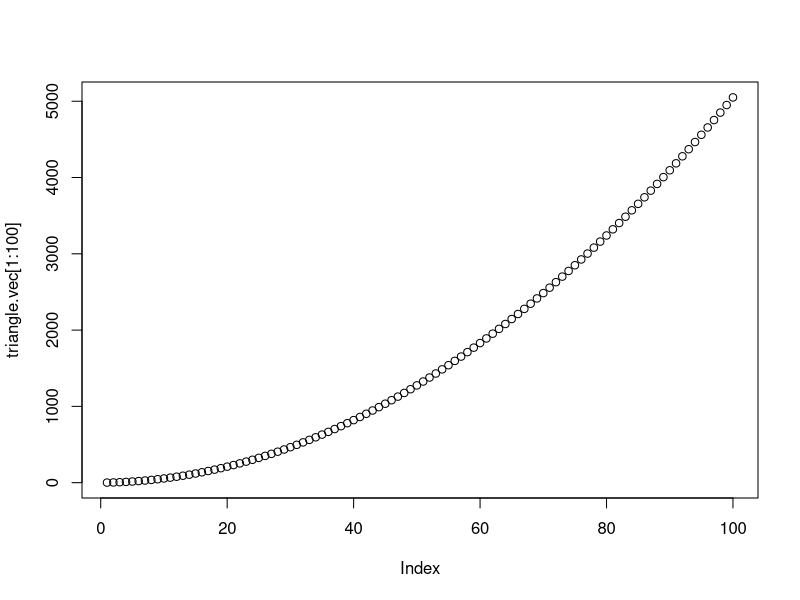
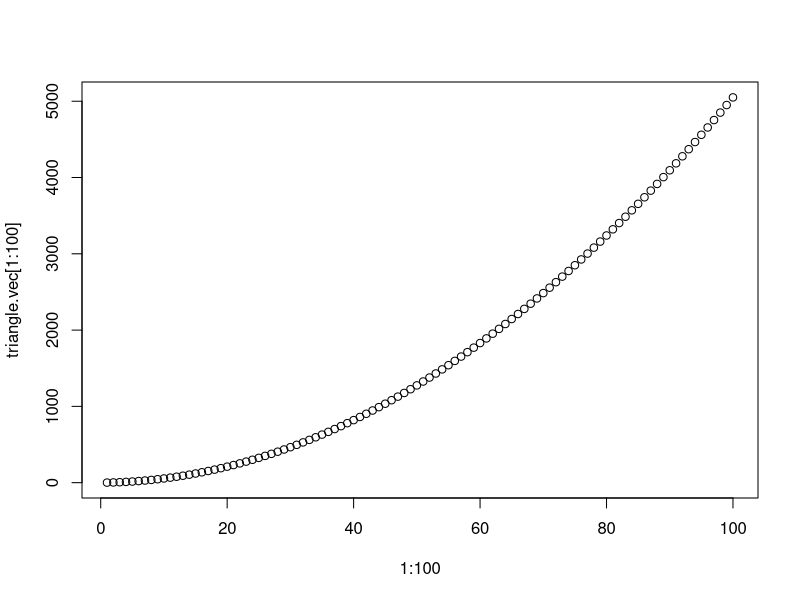
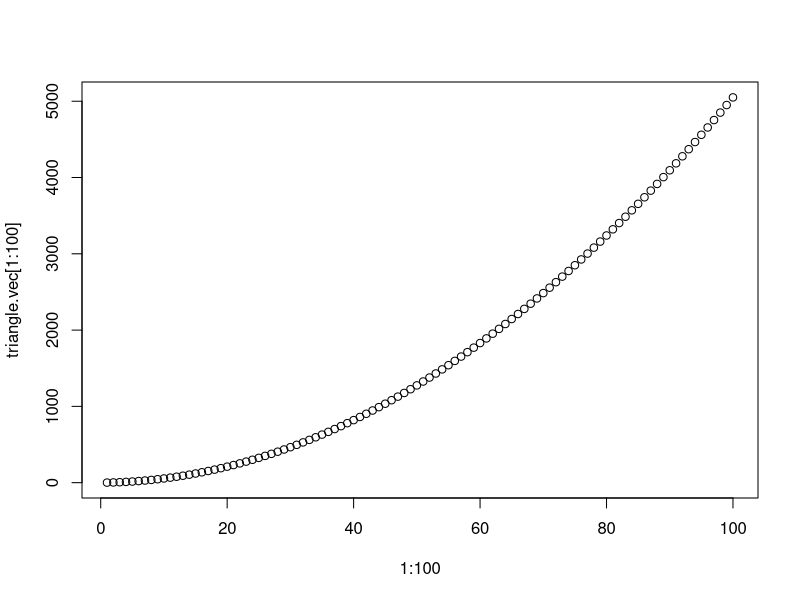
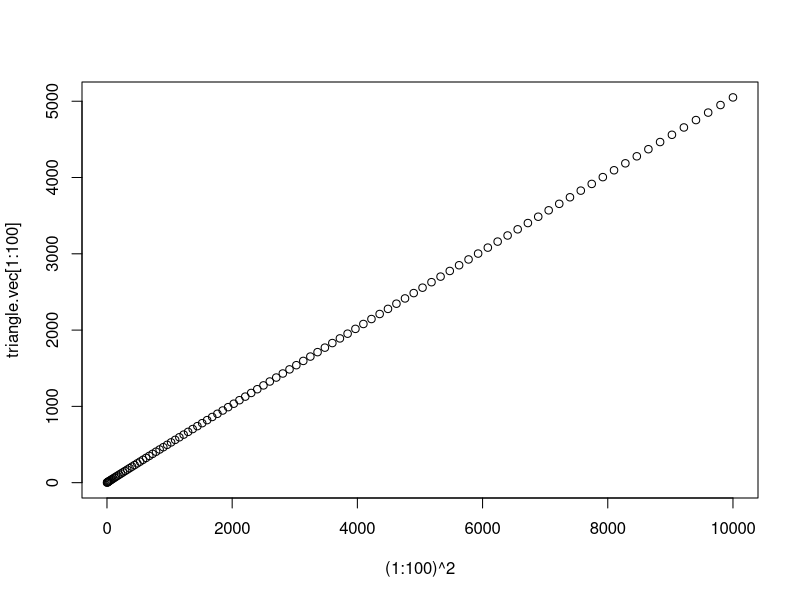

R code for these plots, in order:
### Coding challenge:
## In pairs, complete the following
## Create a vector, triangle.vec, that has the first 1000 triangle numbers using the following code

# initialize the vector for memory
triangle.vec <- rep(NA, 1000)

#store the first entry 
triangle.vec[1] <- 1

#iterate to get the remaining values
for(i in 2:1000){
  triangle.vec[i] <- triangle.vec[i -1] + i
}

## What are the first 10 and last 10 entries of triangle.vec?

triangle.vec[1:10]
triangle.vec[991:1000]
head(triangle.vec, n = 10)
tail(triangle.vec, n = 10)

## Make a plot with the values of the first 100 values from triangle.vec (the y axis) versus the number 1-100 (the x axis)
plot(triangle.vec[1:100])
plot(1:100, triangle.vec[1:100])
plot(x = 1:100, y = triangle.vec[1:100])

## Make a plot with the values of the first 100 values from triangle.vec (the y axis) versus the squares of the numbers 1-100 (the x axis)

plot(x = (1:100)^2, triangle.vec[1:100])
## Comment on your two plots, what do you see?

## Using triangle.vec, make a matrix of size 10x100 whose columns, when stacked on top of one another, return the original vector, name it triangle.matrix1

(triangle.matrix1 <- matrix(triangle.vec, nrow = 10, ncol = 100))
(triangle.matrix1 <- matrix(triangle.vec, nrow = 10, ncol = 100, byrow = F))
## Using triangle.vec, make a matrix of size 10x100 whose rows, when stacked side by side will return the original vector, name it triangle.matrix2

triangle.matrix2 <- matrix(triangle.vec, nrow = 10, ncol = 100, byrow = T)

triangle.matrix2
## Using triangle.vec make an array of dimensions 5 x 20 x 10 where each 5 x 20 matrix is an array such that when it's columns are stacked on top of each other they return the original vector name it triangle.array

triangle.array <- array(triangle.vec, c(5, 20, 10))

triangle.array

## what is the sum of the 2nd column of triangle.matrix1

sum(triangle.matrix1[ , 2])

## what is the mean of the 9th row of triangle.matrix2

mean(triangle.matrix2[9, ])

## what is the entry on the 2nd row of the 18th column, of the 3rd matrix in triangle.array?

triangle.array[2, 18, 3]
